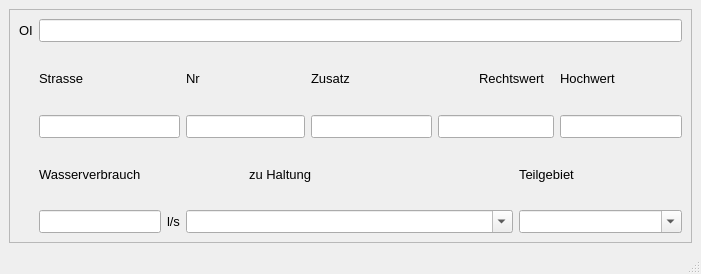
<?xml version="1.0" encoding="UTF-8"?>
<ui version="4.0">
 <class>MainWindow</class>
 <widget class="QMainWindow" name="MainWindow">
  <property name="enabled">
   <bool>true</bool>
  </property>
  <property name="geometry">
   <rect>
    <x>0</x>
    <y>0</y>
    <width>701</width>
    <height>274</height>
   </rect>
  </property>
  <property name="font">
   <font>
    <family>Tahoma</family>
    <pointsize>10</pointsize>
   </font>
  </property>
  <property name="windowTitle">
   <string>MainWindow</string>
  </property>
  <widget class="QWidget" name="centralwidget">
   <layout class="QVBoxLayout" name="verticalLayout">
    <item>
     <widget class="QScrollArea" name="scrollArea">
      <property name="widgetResizable">
       <bool>true</bool>
      </property>
      <widget class="QWidget" name="scrollAreaWidgetContents">
       <property name="geometry">
        <rect>
         <x>0</x>
         <y>0</y>
         <width>677</width>
         <height>197</height>
        </rect>
       </property>
       <layout class="QGridLayout" name="gridLayout">
        <item row="0" column="0">
         <widget class="QLabel" name="label">
          <property name="text">
           <string>OI</string>
          </property>
         </widget>
        </item>
        <item row="0" column="1" colspan="9">
         <widget class="QLineEdit" name="OI"/>
        </item>
        <item row="1" column="1">
         <widget class="QLabel" name="label_7">
          <property name="text">
           <string>Strasse</string>
          </property>
         </widget>
        </item>
        <item row="1" column="3">
         <widget class="QLabel" name="label_8">
          <property name="text">
           <string>Nr</string>
          </property>
         </widget>
        </item>
        <item row="1" column="5">
         <widget class="QLabel" name="label_9">
          <property name="text">
           <string>Zusatz</string>
          </property>
         </widget>
        </item>
        <item row="1" column="7" colspan="2">
         <widget class="QLabel" name="label_3">
          <property name="font">
           <font>
            <family>Tahoma</family>
            <pointsize>10</pointsize>
            <weight>50</weight>
            <bold>false</bold>
           </font>
          </property>
          <property name="text">
           <string>Rechtswert</string>
          </property>
         </widget>
        </item>
        <item row="1" column="9">
         <widget class="QLabel" name="label_4">
          <property name="font">
           <font>
            <family>Tahoma</family>
            <pointsize>10</pointsize>
            <weight>50</weight>
            <bold>false</bold>
           </font>
          </property>
          <property name="text">
           <string>Hochwert</string>
          </property>
         </widget>
        </item>
        <item row="2" column="1" colspan="2">
         <widget class="QLineEdit" name="Strassenname"/>
        </item>
        <item row="2" column="3" colspan="2">
         <widget class="QLineEdit" name="Hausnummer"/>
        </item>
        <item row="2" column="5">
         <widget class="QLineEdit" name="Zusatz"/>
        </item>
        <item row="2" column="6" colspan="3">
         <widget class="QLineEdit" name="Rechtswert"/>
        </item>
        <item row="2" column="9">
         <widget class="QLineEdit" name="Hochwert"/>
        </item>
        <item row="3" column="1" colspan="2">
         <widget class="QLabel" name="label_5">
          <property name="text">
           <string>Wasserverbrauch</string>
          </property>
         </widget>
        </item>
        <item row="3" column="4" colspan="3">
         <widget class="QLabel" name="label_20">
          <property name="text">
           <string>zu Haltung</string>
          </property>
         </widget>
        </item>
        <item row="3" column="8" colspan="2">
         <widget class="QLabel" name="label_22">
          <property name="text">
           <string>Teilgebiet</string>
          </property>
         </widget>
        </item>
        <item row="4" column="1">
         <widget class="QLineEdit" name="wasserverbrauch"/>
        </item>
        <item row="4" column="2">
         <widget class="QLabel" name="label_6">
          <property name="text">
           <string>l/s</string>
          </property>
         </widget>
        </item>
        <item row="4" column="3" colspan="5">
         <widget class="QComboBox" name="haltnam">
          <property name="editable">
           <bool>true</bool>
          </property>
         </widget>
        </item>
        <item row="4" column="8" colspan="2">
         <widget class="QComboBox" name="teilgebiet">
          <property name="editable">
           <bool>true</bool>
          </property>
         </widget>
        </item>
       </layout>
      </widget>
     </widget>
    </item>
   </layout>
  </widget>
  <widget class="QMenuBar" name="menubar">
   <property name="geometry">
    <rect>
     <x>0</x>
     <y>0</y>
     <width>701</width>
     <height>27</height>
    </rect>
   </property>
  </widget>
  <widget class="QStatusBar" name="statusbar"/>
 </widget>
 <tabstops>
  <tabstop>OI</tabstop>
  <tabstop>Strassenname</tabstop>
  <tabstop>Hausnummer</tabstop>
  <tabstop>Zusatz</tabstop>
  <tabstop>Rechtswert</tabstop>
  <tabstop>Hochwert</tabstop>
  <tabstop>wasserverbrauch</tabstop>
  <tabstop>haltnam</tabstop>
  <tabstop>teilgebiet</tabstop>
 </tabstops>
 <resources/>
 <connections/>
</ui>
